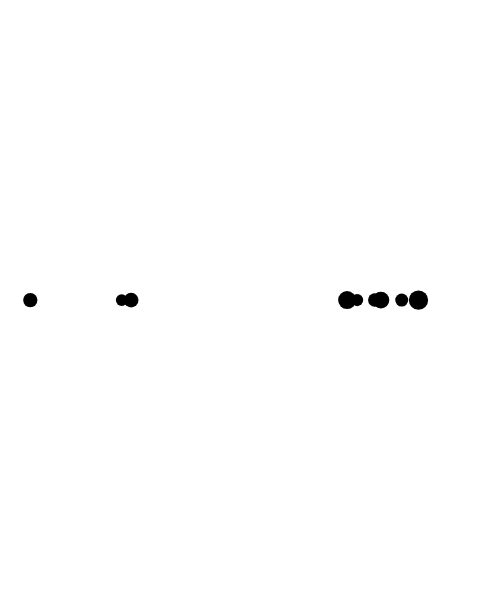
Frame 1 (no input)
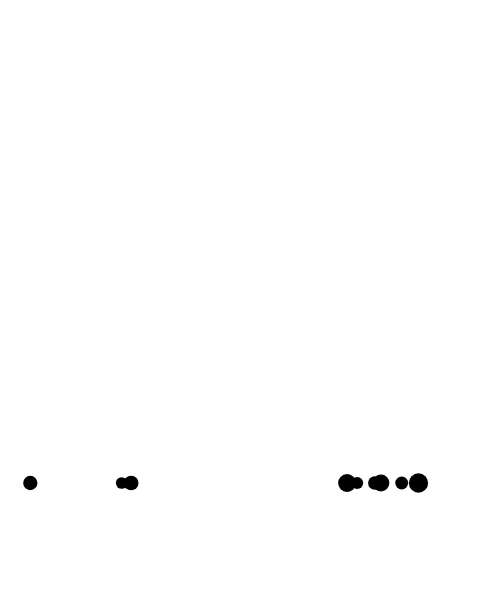
Frame 60 (no input)
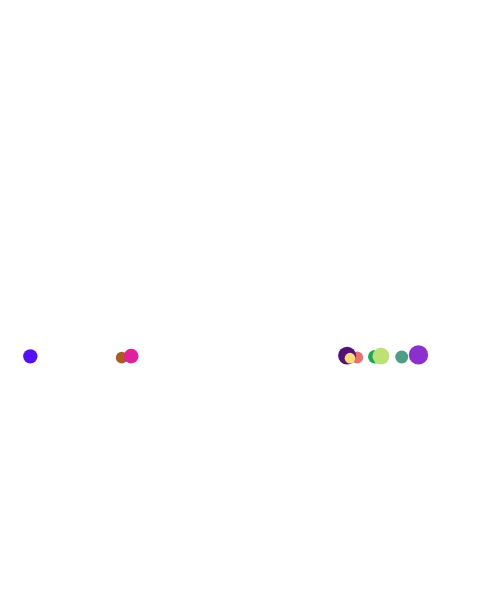
Frame 120 (the mouse pressed at the canvas centre since frame 60)

The p5.js sketch that drew these frames (run headless with seeded random() and noise() and a simulated clock; from frame 60 on, the mouse is pressed at the canvas centre):

// p5.js sketch
// ── sketch.js
var balls = [];
var numOfBall = 10;
var gravity;
var mode;

function setup() {
  createCanvas(500, 600);
  gravity = createVector(0, 0.1);
  for (var i = 0; i < numOfBall; i++) {
    var myBall = new Ball(random(0, width), height / 2);
    balls[i] = myBall;
  }
}

function draw() {
  background(255);

  for (var i = 0; i < numOfBall; i++) {
    balls[i].applyForce(gravity);
    balls[i].updatePosition();
    balls[i].checkEdges();
    balls[i].display();
  }

}

function Ball(_positionX, _positionY) {
  this.position = createVector(_positionX, _positionY);
  this.speed = createVector(0, 0);
  this.r = random(5.0,10.0);
  this.acceleration = createVector(0, 0);
  this.ballFill = color(0, 0, 0);
  this.topSpeed = 10; //set the max value of speed

  //this.mass =map(this.r,5.0,10.0,1.0,1.0);//质量 rda mda
  
  
  this.applyForce = function(force) {
    
    //force.div(this.mass);
    //print(force.mag());
    this.acceleration.add(force);
    print(this.acceleration.mag());
  }
  
  this.updatePosition = function() {
    this.speed.add(this.acceleration);
    this.speed.limit(this.topSpeed);
    this.position.add(this.speed);
    this.acceleration.mult(0);
  }

  this.checkEdges = function() {
    if (this.position.x < this.r) {
      this.updateFill();
      this.position.x = this.r; //in the window keep x
      this.speed.x = -this.speed.x;
    } else if (this.position.x > width - this.r) {
      this.updateFill();
      this.position.x = width - this.r;
      this.speed.x = -this.speed.x;
    }
    if (this.position.y < this.r) {
      this.updateFill();
      this.position.y = this.r;
      this.speed.y = -this.speed.y;
    } else if (this.position.y > height - this.r) {
      this.updateFill();
      this.position.y = height - this.r;
      this.speed.y = -this.speed.y;
    }
  };

  this.display = function() {
    noStroke();
    fill(this.ballFill);
    ellipseMode(RADIUS);
    ellipse(this.position.x, this.position.y, this.r, this.r);
  };

  this.updateFill = function() {
    this.ballFill = color(random(0, 255), random(0, 255), random(0, 255));
  }

  this.getPosition = function() {
    return this.position;
  }
}
